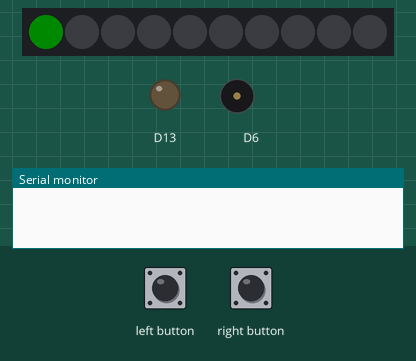
Recording of a sketch running on a simulated Adafruit Circuit Playground Express. On the bench: 10 RGB LEDs in strip order, left to right, output pins drawn as LEDs (lit = HIGH), buzzer (waves = sounding), the last lines printed to the serial monitor. The inputs (shaded band) are chosen by the test bench. Dim RGB values are drawn brighter than linear; random numbers use the default seed unless the sketch sets one.

Above: at 2.1 s.
3.7 s: left button pressed for 0.15 s
At 3.8 s:
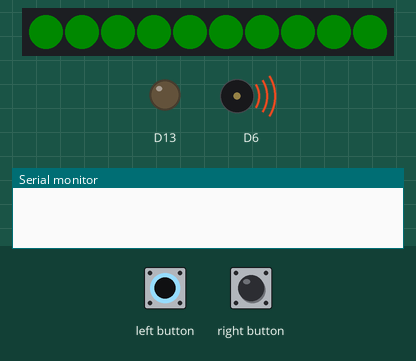
6.8 s: left button pressed for 1 s
At 7.98 s:
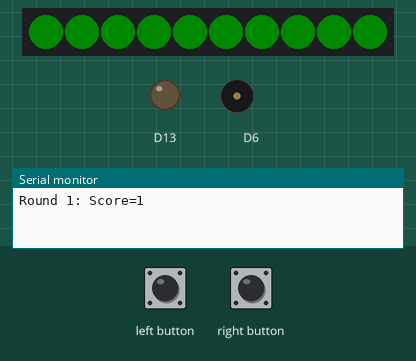
10.8 s: left button pressed for 3.2 s
At 57.0 s:
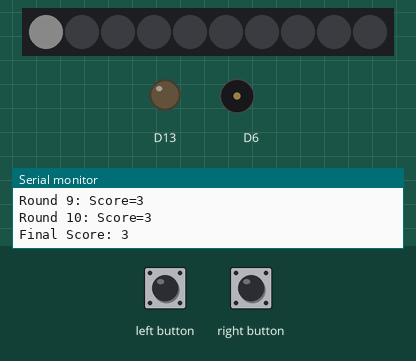
Timing chart, 0 to 57.5 s (numbered marks = the images above; inputs shaded):
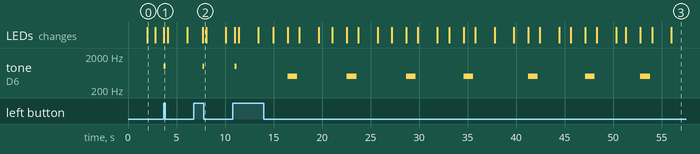

The sketch:

reaction_game.ino
```cpp
#include <Adafruit_CircuitPlayground.h>

int score = 0;
int rounds = 10;
bool gameActive = false;

void setup() {
  CircuitPlayground.begin();
  CircuitPlayground.setBrightness(10);
  Serial.begin(9600);

  startGame();
}

void loop() {
  if (gameActive) {
    if (CircuitPlayground.leftButton()) {
      handleReaction('A', true);
    } else if (CircuitPlayground.rightButton()) {
      handleReaction('B', true);
    }
  }
}

void startGame() {
  score = 0;
  CircuitPlayground.clearPixels();
  CircuitPlayground.setPixelColor(0, 255, 0, 0);

  delay(2000);

  for (int i = 0; i < rounds; i++) {
    playRound(i + 1);
  }

  endGame();
}

void playRound(int roundNumber) {
  CircuitPlayground.clearPixels();
  CircuitPlayground.setPixelColor(0, 0, 255, 0);

  delay(random(500, 2000));
  CircuitPlayground.clearPixels();

  long startTime = millis();
  bool buttonPressed = false;

  while (millis() - startTime < 1500) {
    if (CircuitPlayground.leftButton() || CircuitPlayground.rightButton()) {
      buttonPressed = true;
      break;
    }
  }

  if (buttonPressed) {
    if (score < rounds) {
      handleReaction(chooseCorrectButton(), true);
      score++;
    }
  } else {
    handleReaction('X', false);
  }

  Serial.print("Round ");
  Serial.print(roundNumber);
  Serial.print(": Score=");
  Serial.println(score);

  delay(2000);
}

void endGame() {
  gameActive = false;

  CircuitPlayground.clearPixels();
  CircuitPlayground.setPixelColor(0, 255, 255, 255);

  Serial.print("Final Score: ");
  Serial.println(score);

  if (score == rounds) {
    CircuitPlayground.playTone(262, 250);
  }

  delay(5000);
  startGame();
}

void handleReaction(int reaction, bool correct) {
  if (correct) {
    for (int i = 0; i < 10; i++) {
      CircuitPlayground.setPixelColor(i, 0, 255, 0);
    }
    CircuitPlayground.playTone(1000, 200);
    delay(200);
    CircuitPlayground.clearPixels();
  } else {
    for (int i = 0; i < 10; i++) {
      CircuitPlayground.setPixelColor(i, 255, 0, 0);
    }
    CircuitPlayground.playTone(500, 1000);
    delay(200);
    CircuitPlayground.clearPixels();
  }
}

int chooseCorrectButton() {
  return random(2) == 0 ? 'A' : 'B';
}
```

Measured:
- by itself, tone on D6: repeats every 18.5 s: silent 5.2 s, 2 × (500 Hz 1.0 s, silent 5.1 s), 500 Hz 1.0 s
- what the display in image 0 shows lasts 0.8 s, from 2.0 s to 2.8 s
